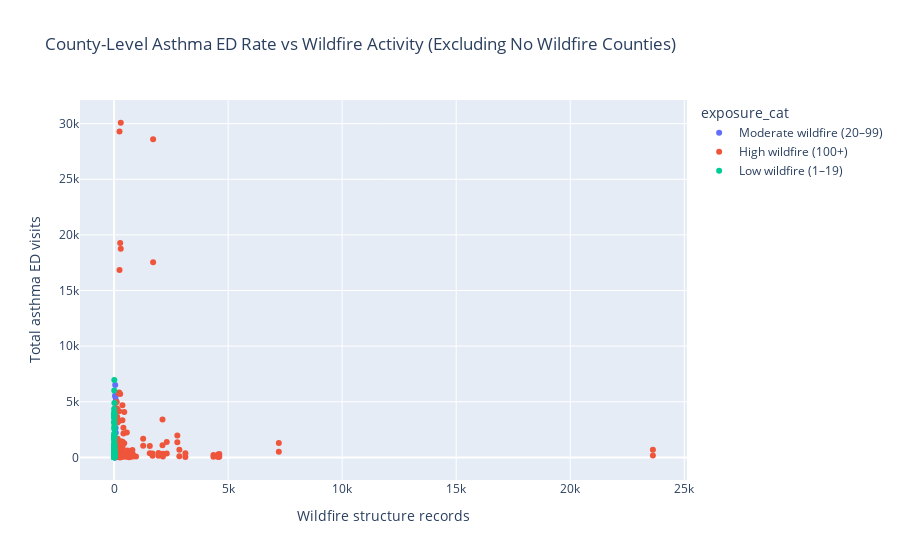

Source (notebook cell):
### Code cell
plot_df1 = merged[merged["exposure_cat"] != "No wildfire"]

fig = px.scatter(
    plot_df1,
    x="wildfire_records",
    y="total_ed_visits",
    color="exposure_cat",
    hover_data=["County", "Year", "total_ed_visits"],
    title="County-Level Asthma ED Rate vs Wildfire Activity (Excluding No Wildfire Counties)",
    labels={
        "wildfire_records": "Wildfire structure records",
        "total_ed_visits": "Total asthma ED visits"
    }
)
fig.show()

### Figure 1 — Plotly figure (JSON) as saved in the notebook; plotly's stock layout.template omitted (floating-point values rounded to 4 significant figures; data arrays with more than 128 entries replaced by an {"elided": "..."} marker saying what was removed)
{"data": [{"customdata": [["Riverside", 2013], ["Riverside", 2013], ["San Diego", 2014], ["San Diego", 2014], ["Mono", 2015], ["Mono", 2015], ["Monterey", 2016], ["Monterey", 2016], ["San Luis Obispo", 2016], ["San Luis Obispo", 2016], ["Santa Clara", 2016], ["Santa Clara", 2016], ["Nevada", 2017], ["Nevada", 2017], ["Orange", 2017], ["Orange", 2017], ["Santa Cruz", 2017], ["Santa Cruz", 2017], ["Shasta", 2017], ["Shasta", 2017], ["Solano", 2017], ["Solano", 2017], ["Napa", 2018], ["Napa", 2018], ["Riverside", 2018], ["Riverside", 2018], ["San Diego", 2018], ["San Diego", 2018], ["Santa Barbara", 2018], ["Santa Barbara", 2018], ["Siskiyou", 2018], ["Siskiyou", 2018], ["Tehama", 2018], ["Tehama", 2018], ["Shasta", 2019], ["Shasta", 2019], ["Glenn", 2020], ["Lake", 2020], ["Lake", 2020], ["Nevada", 2020], ["Plumas", 2020], ["San Joaquin", 2020], ["San Joaquin", 2020], ["Tehama", 2020], ["Tehama", 2020], ["Yuba", 2020], ["Yuba", 2020], ["Amador", 2021], ["Lake", 2021], ["Lake", 2021], ["Madera", 2021], ["Madera", 2021], ["Mariposa", 2021], ["Mendocino", 2021], ["Mendocino", 2021], ["San Benito", 2022], ["San Benito", 2022], ["Shasta", 2022], ["Shasta", 2022], ["Tehama", 2022], ["Tehama", 2022]], "hovertemplate": "exposure_cat=Moderate wildfire (20–99)<br>Wildfire structure records=%{x}<br>Total asthma ED visits=%{y}<br>County=%{customdata[0]}<br>Year=%{customdata[1]}<extra></extra>", "legendgroup": "Moderate wildfire (20–99)", "marker": {"color": "#636efa", "symbol": "circle"}, "mode": "markers", "name": "Moderate wildfire (20–99)", "orientation": "v", "showlegend": true, "type": "scatter", "x": [58, 58, 49, 49, 57, 57, 73, 73, 78, 78, 29, 29, 67, 67, 80, 80, 24, 24, 32, 32, 67, 67, 27, 27, 47, 47, 64, 64, 27, 27, 95, 95, 30, 30, 57, 57, 52, 63, 63, 35, 95, 77, 77, 40, 40, 25, 25, 72, 93, 93, 83, 83, 28, 91, 91, 27, 27, 70, 70, 51, 51], "xaxis": "x", "y": [5440, 3690, 6510, 4440, 24, 14, 1149, 713, 578, 215, 3631, 1545, 206, 60, 5127, 3735, 419, 247, 444, 206, 2638, 1178, 315, 140, 5530, 3206, 5598, 3485, 717, 391, 72, 12, 162, 83, 410, 133, 34, 166, 21, 134, 36, 2207, 635, 132, 16, 139, 34, 45, 144, 29, 207, 230, 15, 166, 28, 147, 66, 255, 79, 117, 56], "yaxis": "y"}, {"customdata": {"elided": "130x2 mixed values"}, "hovertemplate": "exposure_cat=High wildfire (100+)<br>Wildfire structure records=%{x}<br>Total asthma ED visits=%{y}<br>County=%{customdata[0]}<br>Year=%{customdata[1]}<extra></extra>", "legendgroup": "High wildfire (100+)", "marker": {"color": "#EF553B", "symbol": "circle"}, "mode": "markers", "name": "High wildfire (100+)", "orientation": "v", "showlegend": true, "type": "scatter", "x": {"elided": "130 int values"}, "xaxis": "x", "y": {"elided": "130 int values"}, "yaxis": "y"}, {"customdata": {"elided": "114x2 mixed values"}, "hovertemplate": "exposure_cat=Low wildfire (1–19)<br>Wildfire structure records=%{x}<br>Total asthma ED visits=%{y}<br>County=%{customdata[0]}<br>Year=%{customdata[1]}<extra></extra>", "legendgroup": "Low wildfire (1–19)", "marker": {"color": "#00cc96", "symbol": "circle"}, "mode": "markers", "name": "Low wildfire (1–19)", "orientation": "v", "showlegend": true, "type": "scatter", "x": [11, 11, 1, 2, 2, 19, 19, 2, 2, 7, 7, 10, 10, 7, 7, 11, 11, 5, 5, 10, 10, 1, 1, 18, 18, 7, 7, 10, 10, 1, 1, 2, 3, 3, 2, 2, 12, 12, 2, 2, 6, 6, 7, 12, 12, 13, 13, 2, 2, 1, 1, 10, 1, 1, 1, 1, 11, 11, 3, 3, 2, 2, 10, 10, 1, 1, 2, 2, 1, 2, 2, 4, 4, 4, 4, 4, 4, 1, 1, 1, 1, 5, 5, 13, 13, 16, 16, 1, 1, 4, 4, 3, 3, 1, 1, 19, 19, 2, 2, 3, 5, 5, 12, 12, 15, 15, 12, 12, 9, 9, 7, 7, 15, 15], "xaxis": "x", "y": [276, 116, 134, 39, 23, 1144, 914, 361, 175, 1234, 539, 2762, 3904, 17, 12, 54, 12, 555, 130, 2548, 2149, 557, 465, 398, 540, 6018, 3823, 453, 202, 85, 13, 73, 86, 29, 4032, 1872, 343, 90, 3169, 3570, 79, 14, 51, 310, 115, 4889, 2990, 807, 281, 424, 156, 21, 164, 27, 103, 12, 535, 169, 322, 84, 361, 84, 6962, 3568, 432, 190, 3201, 1185, 59, 148, 82, 1465, 869, 476, 207, 215, 35, 295, 38, 4338, 989, 155, 39, 287, 22, 310, 96, 1674, 1674, 3900, 1902, 3623, 1734, 466, 96, 44, 17, 144, 70, 62, 319, 139, 1865, 2649, 740, 510, 78, 28, 3877, 2071, 38, 30, 164, 119], "yaxis": "y"}], "layout": {"legend": {"title": {"text": "exposure_cat"}, "tracegroupgap": 0}, "title": {"text": "County-Level Asthma ED Rate vs Wildfire Activity (Excluding No Wildfire Counties)"}, "xaxis": {"anchor": "y", "domain": [0, 1], "title": {"text": "Wildfire structure records"}}, "yaxis": {"anchor": "x", "domain": [0, 1], "title": {"text": "Total asthma ED visits"}}}}
